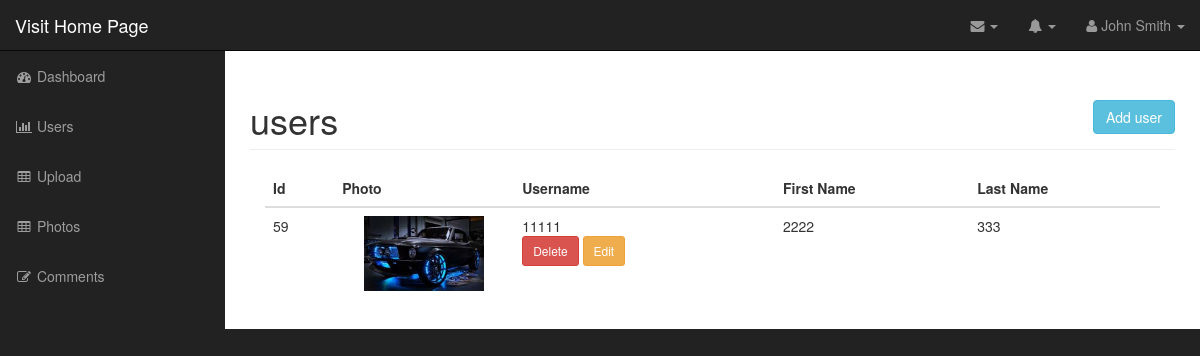
/admin/users.php (signed in), run on the app's committed database.
### tables this page shows
CREATE TABLE `users` (
  `id` int(11) NOT NULL,
  `username` varchar(255) NOT NULL,
  `password` varchar(255) NOT NULL,
  `first_name` varchar(255) NOT NULL,
  `last_name` varchar(255) NOT NULL,
  `user_image` varchar(255) NOT NULL
);

### admin/includes/database.php (called while the page is built, shortened)
<?php
class Database {
	public $connection;
	public function open_db_connection(){
		$this->connection  = new mysqli(DB_HOST, DB_USER, DB_PASS, DB_NAME);
	}
	public function query($sql){
			$result = $this->connection->query($sql);
			return $result;
	}
}
$database = new Database();
 ?>

### admin/includes/db_object.php (called while the page is built, shortened)
<?php
class Db_object {
protected static $db_table = "users";
public static function find_all(){
		return static::find_by_query("SELECT * from " . static::$db_table .  " ");
	}
public static function find_by_query($sql){
		global $database;
		$result_set = $database->query($sql);
		$the_object_array = array();
		while ($row = mysqli_fetch_array($result_set)) {
			$the_object_array[] = static::instantation($row);
		}
		return $the_object_array;
	}
	public static function instantation($the_record){
		$the_object = new $calling_class;
		foreach ($the_record as $the_attribute => $value) {
			if($the_object->has_the_attribute($the_attribute)){
				$the_object->$the_attribute = $value;
			}
		}
    return $the_object;
	}
	private function has_the_attribute($the_attribute){
		$object_properties = get_object_vars($this);
		return array_key_exists($the_attribute, $object_properties);
	}
}
 ?>

### admin/includes/user.php (called while the page is built, shortened)
<?php
class User extends Db_object{
	public $user_image;
	public $upload_directory = "images_user";
	public $image_placeholder = "http://placehold.it/300x300&text=photo";
	public function image_path_and_placeholder(){
		return empty($this->user_image) ? $this->image_placeholder : $this->upload_directory . DS . $this->user_image;
	}
}
 ?>

### admin/users.php (the view, shortened to what this page needs)
<?php include("includes/header.php"); ?>
<?php
$users = User::find_all();
 ?>
        <nav class="navbar navbar-inverse navbar-fixed-top" role="navigation">
            <?php include("includes/top_nav.php"); ?>
            <?php include("includes/side_nav.php");?>
        </nav>
        <div id="page-wrapper">
           <div class="container-fluid">
                <div class="row">
                    <div class="col-lg-12">
                        <h1 class="page-header">
                            users
                          <a href="add_user.php" class="btn btn-info pull-right">Add user</a>
                        </h1>
                        <div class="col-md-12">
                            <table class="table table-hover">
                                <thead>
                                    <tr>
                                        <th>Id</th>
                                        <th>Photo</th>
                                        <th>Username</th>
                                        <th>First Name</th>
                                        <th>Last Name</th>
                                    </tr>
                                </thead>
                                <tbody>
                    <?php foreach ($users as $user ): ?>
            <tr>
                <td><?php echo $user->id; ?></td>
                <td style="width:180px" class="text-center">
                    <img src="<?php echo $user->image_path_and_placeholder();?>" width="120" alt="">
                </td>
                <td><?php echo $user->username; ?>
                    <div class="actions_link ">
                        <a href="delete_user.php?id=<?php echo $user->id; ?>" class="btn btn-danger btn-sm delete_link">Delete</a>
                        <a href="edit_user.php?id=<?php echo $user->id; ?>" class="btn btn-sm btn-warning">Edit</a>
                    </div>
                </td>
                <td><?php echo $user->first_name; ?></td>
                <td><?php echo $user->last_name; ?></td>
            </tr>
                    <?php endforeach; ?>
                                </tbody>
                            </table>
                        </div>
                    </div>
                </div>
            </div>
        </div>
  <?php include("includes/footer.php"); ?>

### admin/css/sb-admin.css (style rules this page uses)
body { margin-top: 100px; background-color: #222; }
@media (min-width:768px) { body { margin-top: 50px; } }
#page-wrapper { width: 100%; padding: 0; background-color: #fff; }
@media (min-width:768px) { #page-wrapper { padding: 10px; } }

### data on the page
users: id "59", user_image (picture), username "11111", first_name "2222", last_name "333"
